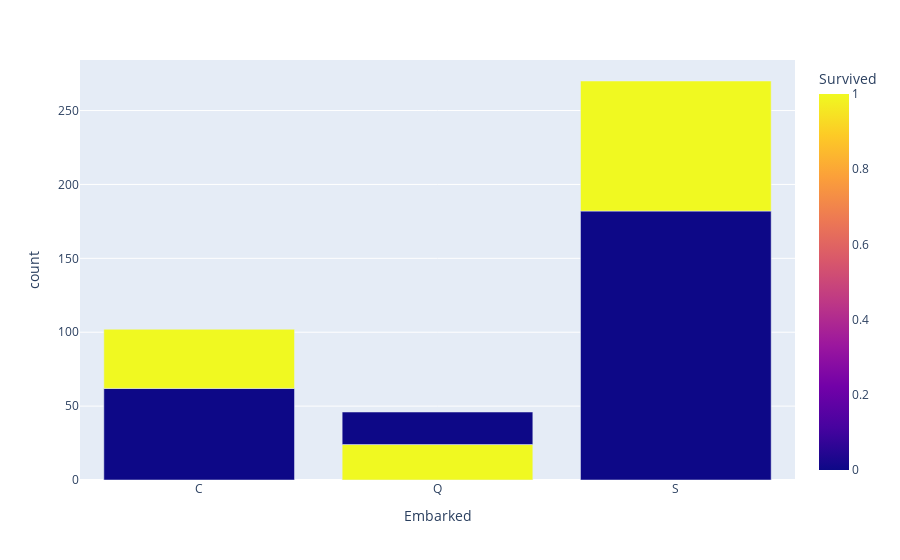

The notebook cell this image was saved under:
### Code cell
px.bar(portwise, x='Embarked', y='count', color='Survived')

### Figure 1 — Plotly figure (JSON) as saved in the notebook; plotly's stock layout.template omitted (floating-point values rounded to 4 significant figures)
{"data": [{"alignmentgroup": "True", "hovertemplate": "Embarked=%{x}<br>count=%{y}<br>Survived=%{marker.color}<extra></extra>", "legendgroup": "", "marker": {"color": [0, 1, 1, 0, 0, 1], "coloraxis": "coloraxis", "pattern": {"shape": ""}}, "name": "", "offsetgroup": "", "orientation": "v", "showlegend": false, "textposition": "auto", "type": "bar", "x": ["C", "C", "Q", "Q", "S", "S"], "xaxis": "x", "y": [62, 40, 24, 22, 182, 88], "yaxis": "y"}], "layout": {"barmode": "relative", "coloraxis": {"colorbar": {"title": {"text": "Survived"}}, "colorscale": [[0, "#0d0887"], [0.1111, "#46039f"], [0.2222, "#7201a8"], [0.3333, "#9c179e"], [0.4444, "#bd3786"], [0.5556, "#d8576b"], [0.6667, "#ed7953"], [0.7778, "#fb9f3a"], [0.8889, "#fdca26"], [1, "#f0f921"]]}, "legend": {"tracegroupgap": 0}, "margin": {"t": 60}, "xaxis": {"anchor": "y", "domain": [0, 1], "title": {"text": "Embarked"}}, "yaxis": {"anchor": "x", "domain": [0, 1], "title": {"text": "count"}}}}
